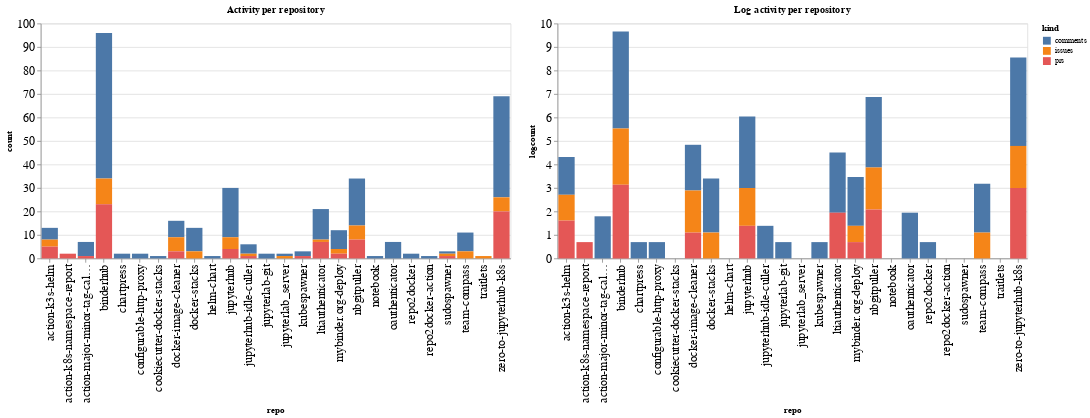

Notebook code cell kept with this figure:
### Code cell
ch1 = alt.Chart(repo_summaries, width=600, title="Activity per repository").mark_bar().encode(
    x='repo',
    y='count',
    color='kind',
    tooltip="kind"
)

ch2 = alt.Chart(repo_summaries, width=600, title="Log activity per repository").mark_bar().encode(
    x='repo',
    y='logcount',
    color='kind',
    tooltip="kind"
)

ch1 | ch2

### Figure 1 — Vega-Lite specification as saved in the notebook (floating-point values rounded to 4 significant figures)
{"config": {"axisLeft": {"labelFontSize": 15}, "axisBottom": {"labelFontSize": 15}}, "hconcat": [{"mark": "bar", "encoding": {"color": {"type": "nominal", "field": "kind"}, "tooltip": {"type": "nominal", "field": "kind"}, "x": {"type": "nominal", "field": "repo"}, "y": {"type": "quantitative", "field": "count"}}, "title": "Activity per repository", "width": 600}, {"mark": "bar", "encoding": {"color": {"type": "nominal", "field": "kind"}, "tooltip": {"type": "nominal", "field": "kind"}, "x": {"type": "nominal", "field": "repo"}, "y": {"type": "quantitative", "field": "logcount"}}, "title": "Log activity per repository", "width": 600}], "data": {"name": "data-7e6b9761764ebc3222621480b8660b16"}, "$schema": "https://vega.github.io/schema/vega-lite/v4.8.1.json", "datasets": {"data-7e6b9761764ebc3222621480b8660b16": [{"repo": "action-k3s-helm", "kind": "comments", "count": 5, "logcount": 1.609}, {"repo": "action-k3s-helm", "kind": "issues", "count": 3, "logcount": 1.099}, {"repo": "action-k3s-helm", "kind": "prs", "count": 5, "logcount": 1.609}, {"repo": "action-k8s-namespace-report", "kind": "prs", "count": 2, "logcount": 0.6931}, {"repo": "action-major-minor-tag-calculator", "kind": "comments", "count": 6, "logcount": 1.792}, {"repo": "action-major-minor-tag-calculator", "kind": "prs", "count": 1, "logcount": 0.0}, {"repo": "binderhub", "kind": "comments", "count": 62, "logcount": 4.127}, {"repo": "binderhub", "kind": "issues", "count": 11, "logcount": 2.398}, {"repo": "binderhub", "kind": "prs", "count": 23, "logcount": 3.135}, {"repo": "chartpress", "kind": "comments", "count": 2, "logcount": 0.6931}, {"repo": "configurable-http-proxy", "kind": "comments", "count": 2, "logcount": 0.6931}, {"repo": "cookiecutter-docker-stacks", "kind": "comments", "count": 1, "logcount": 0.0}, {"repo": "docker-image-cleaner", "kind": "comments", "count": 7, "logcount": 1.946}, {"repo": "docker-image-cleaner", "kind": "issues", "count": 6, "logcount": 1.792}, {"repo": "docker-image-cleaner", "kind": "prs", "count": 3, "logcount": 1.099}, {"repo": "docker-stacks", "kind": "comments", "count": 10, "logcount": 2.303}, {"repo": "docker-stacks", "kind": "issues", "count": 3, "logcount": 1.099}, {"repo": "helm-chart", "kind": "comments", "count": 1, "logcount": 0.0}, {"repo": "jupyterhub", "kind": "comments", "count": 21, "logcount": 3.045}, {"repo": "jupyterhub", "kind": "issues", "count": 5, "logcount": 1.609}, {"repo": "jupyterhub", "kind": "prs", "count": 4, "logcount": 1.386}, {"repo": "jupyterhub-idle-culler", "kind": "comments", "count": 4, "logcount": 1.386}, {"repo": "jupyterhub-idle-culler", "kind": "issues", "count": 1, "logcount": 0.0}, {"repo": "jupyterhub-idle-culler", "kind": "prs", "count": 1, "logcount": 0.0}, {"repo": "jupyterlab-git", "kind": "comments", "count": 2, "logcount": 0.6931}, {"repo": "jupyterlab_server", "kind": "comments", "count": 1, "logcount": 0.0}, {"repo": "jupyterlab_server", "kind": "issues", "count": 1, "logcount": 0.0}, {"repo": "kubespawner", "kind": "comments", "count": 2, "logcount": 0.6931}, {"repo": "kubespawner", "kind": "prs", "count": 1, "logcount": 0.0}, {"repo": "ltiauthenticator", "kind": "comments", "count": 13, "logcount": 2.565}, {"repo": "ltiauthenticator", "kind": "issues", "count": 1, "logcount": 0.0}, {"repo": "ltiauthenticator", "kind": "prs", "count": 7, "logcount": 1.946}, {"repo": "mybinder.org-deploy", "kind": "comments", "count": 8, "logcount": 2.079}, {"repo": "mybinder.org-deploy", "kind": "issues", "count": 2, "logcount": 0.6931}, {"repo": "mybinder.org-deploy", "kind": "prs", "count": 2, "logcount": 0.6931}, {"repo": "nbgitpuller", "kind": "comments", "count": 20, "logcount": 2.996}, {"repo": "nbgitpuller", "kind": "issues", "count": 6, "logcount": 1.792}, {"repo": "nbgitpuller", "kind": "prs", "count": 8, "logcount": 2.079}, {"repo": "notebook", "kind": "comments", "count": 1, "logcount": 0.0}, {"repo": "oauthenticator", "kind": "comments", "count": 7, "logcount": 1.946}, {"repo": "repo2docker", "kind": "comments", "count": 2, "logcount": 0.6931}, {"repo": "repo2docker-action", "kind": "comments", "count": 1, "logcount": 0.0}, {"repo": "sudospawner", "kind": "comments", "count": 1, "logcount": 0.0}, {"repo": "sudospawner", "kind": "issues", "count": 1, "logcount": 0.0}, {"repo": "sudospawner", "kind": "prs", "count": 1, "logcount": 0.0}, {"repo": "team-compass", "kind": "comments", "count": 8, "logcount": 2.079}, {"repo": "team-compass", "kind": "issues", "count": 3, "logcount": 1.099}, {"repo": "traitlets", "kind": "issues", "count": 1, "logcount": 0.0}, {"repo": "zero-to-jupyterhub-k8s", "kind": "comments", "count": 43, "logcount": 3.761}, {"repo": "zero-to-jupyterhub-k8s", "kind": "issues", "count": 6, "logcount": 1.792}, {"repo": "zero-to-jupyterhub-k8s", "kind": "prs", "count": 20, "logcount": 2.996}]}}
